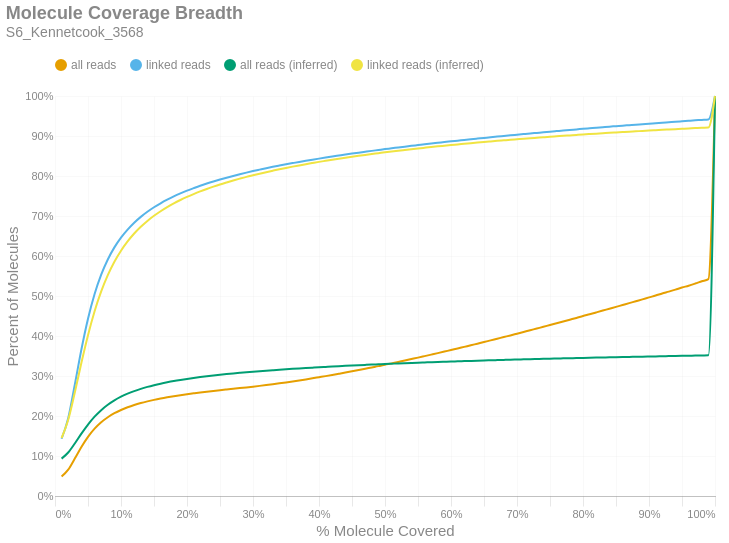

Notebook code for this chart:
### Markdown cell above
### Molecule Read Coverage
This chart shows molecule coverage breadth as computed by the number of bases aligned to that molecule. In other words, "*how much of each unique long molecule is actually sequenced/aligned?*" Keep in mind there is a distinction between sequences and alignments, since some sequences belonging to a particular molecule may not align well and wouldn't appear in the alignment data. This chart also shows molecule coverage breadth as computed by the *inferred fragment* from which the aligned sequences originate. Unlike read coverage, this calculation takes into account the total insert size, including unsequenced gaps between the forward and reverse reads. Like the previous figures, these are cumulative percents.

### Code cell
if SKIPLR:
    print_html(f"Skipped")
else:
    binned_df = consolidated_hist(valids['coverage_bp'], mask, 0.01, True)
    binned_df_inf = consolidated_hist(valids['coverage_inserts'], mask, 0.01, True)
    binned_df = binned_df.with_columns(pl.lit(binned_df_inf['all reads (cumsum)']).alias('all reads (inferred)'))
    binned_df = binned_df.with_columns(pl.lit(binned_df_inf['linked reads (cumsum)']).alias('linked reads (inferred)'))
    binned_df = binned_df.with_columns(
        (pl.col('bin').cast(pl.Float64) + 0.01).alias('right_edge')
    )

    with SafeRender(binned_df):
        (
            density_plot(binned_df, 'Molecule Coverage Breadth', samplename, 'molcov', ['all reads (inferred)','linked reads (inferred)'])
            .encode(
                #x=alt.X('bin:Q', title="% Molecule Covered").axis(format = '%').scale(padding=0),
                x=alt.X('right_edge:Q', title="% Molecule Covered").axis(format='%').scale(padding=0),
                y=alt.Y('value:Q', title='Percent of Molecules')
                    .axis(format='%')
                    .stack(False)
                    .scale(domainMin=0, padding=0),
                color=alt.Color("key:N").scale(domain = ["all reads", "linked reads", "all reads (inferred)", "linked reads (inferred)"]),
                tooltip = [
                    alt.Tooltip("key:N", title = "Data Type"),
                    alt.Tooltip("range_label:N", title="% Molecule Covered"),
                    alt.Tooltip("value:Q", format = ".2%", title="% Molecules")
                ]
            )
        ).display()

### Figure 1 — Vega-Lite specification as saved in the notebook (floating-point values rounded to 4 significant figures)
{"width": "container", "height": 400, "config": {"title": {"anchor": "start", "dy": -15, "fontSize": 18, "color": "#888888", "subtitleColor": "#888888", "subtitleFontSize": 14}, "arc": {"fill": "#0072B2"}, "axis": {"domainColor": "#888888", "domainWidth": 0.5, "gridWidth": 0.2, "grid": false, "titleFontWeight": 400, "titleFontSize": 15, "labelFontSize": 11, "labelColor": "#888888", "tickColor": "#888888", "tickWidth": 0.2, "titleColor": "#888888"}, "axisBand": {"grid": false}, "axisX": {"grid": true, "tickSize": 10, "domainCap": "round"}, "axisY": {"domain": false, "grid": true, "tickSize": 0, "domainCap": "round"}, "background": "transparent", "header": {"labelFontSize": 15, "labelColor": "#888888", "titleFontSize": 15, "titleFontWeight": 600, "titleColor": "#888888"}, "legend": {"labelFont": "sans-serif", "labelFontSize": 12, "labelColor": "#888888", "symbolSize": 100, "symbolType": "circle", "titleFontSize": 12, "titlePadding": 10, "titleColor": "#888888", "title": null, "orient": "top"}, "range": {"category": ["#E69F00", "#56B4E9", "#009E73", "#F0E442", "#0072B2", "#D55E00", "#CC79A7", "#000000"], "diverging": ["#cfe8f3", "#a2d4ec", "#73bfe2", "#46abdb", "#1696d2", "#12719e"]}, "area": {"fill": "#0072B2", "fillOpacity": 0.7, "line": true, "strokeOpacity": 0.7}, "line": {"color": "#0072B2", "stroke": "#0072B2", "strokeWidth": 2}, "trail": {"color": "#0072B2", "stroke": "#0072B2", "strokeWidth": 0, "size": 1}, "point": {"filled": true, "fillOpacity": 1.0, "size": 95}, "text": {"color": "#888888", "fontSize": 11, "align": "right", "fontWeight": 400, "size": 11}, "bar": {"fill": "#0072B2", "stroke": null}, "view": {"stroke": null, "continuousWidth": 660, "continuousHeight": 400}}, "data": {"name": "data-cb9333582fb969229a50d9719872a987"}, "mark": {"type": "line", "interpolate": "monotone", "point": {"opacity": 0, "size": 275}}, "encoding": {"color": {"field": "key", "scale": {"domain": ["all reads", "linked reads", "all reads (inferred)", "linked reads (inferred)"]}, "type": "nominal"}, "tooltip": [{"field": "key", "title": "Data Type", "type": "nominal"}, {"field": "range_label", "title": "% Molecule Covered", "type": "nominal"}, {"field": "value", "format": ".2%", "title": "% Molecules", "type": "quantitative"}], "x": {"axis": {"format": "%"}, "field": "right_edge", "scale": {"padding": 0}, "title": "% Molecule Covered", "type": "quantitative"}, "y": {"axis": {"format": "%"}, "field": "value", "scale": {"domainMin": 0, "padding": 0}, "stack": false, "title": "Percent of Molecules", "type": "quantitative"}}, "params": [{"name": "param_c36ac31b6afebe62", "select": {"type": "point", "fields": ["key"]}, "bind": "legend"}], "title": {"text": "Molecule Coverage Breadth", "subtitle": "S6_Kennetcook_3568"}, "transform": [{"fold": ["all reads (cumsum)", "linked reads (cumsum)", "all reads (inferred)", "linked reads (inferred)"]}, {"calculate": "replace(datum.key, ' (cumsum)', '')", "as": "key"}, {"filter": {"param": "param_c36ac31b6afebe62"}}], "usermeta": {"embedOptions": {"downloadFileName": "S6_Kennetcook_3568.molcov"}}, "$schema": "https://vega.github.io/schema/vega-lite/v6.1.0.json", "datasets": {"data-cb9333582fb969229a50d9719872a987": [{"bin": "0.0", "interval": "0.0-0.01", "all reads": 0.04853, "linked reads": 0.1432, "all reads (cumsum)": 0.04853, "linked reads (cumsum)": 0.1432, "range_label": "0.0-0.01", "all reads (inferred)": 0.09339, "linked reads (inferred)": 0.145, "right_edge": 0.01}, {"bin": "0.01", "interval": "0.01-0.02", "all reads": 0.01725, "linked reads": 0.05128, "all reads (cumsum)": 0.06578, "linked reads (cumsum)": 0.1944, "range_label": "0.01-0.02", "all reads (inferred)": 0.1088, "linked reads (inferred)": 0.1906, "right_edge": 0.02}, {"bin": "0.02", "interval": "0.02-0.03", "all reads": 0.02781, "linked reads": 0.08385, "all reads (cumsum)": 0.09359, "linked reads (cumsum)": 0.2783, "range_label": "0.02-0.03", "all reads (inferred)": 0.1314, "linked reads (inferred)": 0.2587, "right_edge": 0.03}, {"bin": "0.03", "interval": "0.03-0.04", "all reads": 0.02908, "linked reads": 0.08802, "all reads (cumsum)": 0.1227, "linked reads (cumsum)": 0.3663, "range_label": "0.03-0.04", "all reads (inferred)": 0.1559, "linked reads (inferred)": 0.333, "right_edge": 0.04}, {"bin": "0.04", "interval": "0.04-0.05", "all reads": 0.02531, "linked reads": 0.07675, "all reads (cumsum)": 0.148, "linked reads (cumsum)": 0.443, "range_label": "0.04-0.05", "all reads (inferred)": 0.1786, "linked reads (inferred)": 0.402, "right_edge": 0.05}, {"bin": "0.05", "interval": "0.05-0.06", "all reads": 0.0204, "linked reads": 0.06185, "all reads (cumsum)": 0.1684, "linked reads (cumsum)": 0.5049, "range_label": "0.05-0.06", "all reads (inferred)": 0.1983, "linked reads (inferred)": 0.4619, "right_edge": 0.06}, {"bin": "0.06", "interval": "0.06-0.07", "all reads": 0.01596, "linked reads": 0.04835, "all reads (cumsum)": 0.1843, "linked reads (cumsum)": 0.5532, "range_label": "0.06-0.07", "all reads (inferred)": 0.2146, "linked reads (inferred)": 0.5114, "right_edge": 0.07}, {"bin": "0.07", "interval": "0.07-0.08", "all reads": 0.01258, "linked reads": 0.03805, "all reads (cumsum)": 0.1969, "linked reads (cumsum)": 0.5913, "range_label": "0.07-0.08", "all reads (inferred)": 0.2281, "linked reads (inferred)": 0.5522, "right_edge": 0.08}, {"bin": "0.08", "interval": "0.08-0.09", "all reads": 0.01003, "linked reads": 0.03025, "all reads (cumsum)": 0.2069, "linked reads (cumsum)": 0.6215, "range_label": "0.08-0.09", "all reads (inferred)": 0.2391, "linked reads (inferred)": 0.5856, "right_edge": 0.09}, {"bin": "0.09", "interval": "0.09-0.1", "all reads": 0.008102, "linked reads": 0.02441, "all reads (cumsum)": 0.2151, "linked reads (cumsum)": 0.646, "range_label": "0.09-0.1", "all reads (inferred)": 0.2482, "linked reads (inferred)": 0.6133, "right_edge": 0.1}, {"bin": "0.1", "interval": "0.1-0.11", "all reads": 0.006672, "linked reads": 0.02004, "all reads (cumsum)": 0.2217, "linked reads (cumsum)": 0.666, "range_label": "0.1-0.11", "all reads (inferred)": 0.2558, "linked reads (inferred)": 0.6365, "right_edge": 0.11}, {"bin": "0.11", "interval": "0.11-0.12", "all reads": 0.005731, "linked reads": 0.0172, "all reads (cumsum)": 0.2275, "linked reads (cumsum)": 0.6832, "range_label": "0.11-0.12", "all reads (inferred)": 0.2623, "linked reads (inferred)": 0.6562, "right_edge": 0.12}, {"bin": "0.12", "interval": "0.12-0.13", "all reads": 0.004888, "linked reads": 0.01464, "all reads (cumsum)": 0.2323, "linked reads (cumsum)": 0.6978, "range_label": "0.12-0.13", "all reads (inferred)": 0.2679, "linked reads (inferred)": 0.673, "right_edge": 0.13}, {"bin": "0.13", "interval": "0.13-0.14", "all reads": 0.004228, "linked reads": 0.01265, "all reads (cumsum)": 0.2366, "linked reads (cumsum)": 0.7105, "range_label": "0.13-0.14", "all reads (inferred)": 0.2728, "linked reads (inferred)": 0.6877, "right_edge": 0.14}, {"bin": "0.14", "interval": "0.14-0.15", "all reads": 0.003798, "linked reads": 0.01131, "all reads (cumsum)": 0.2404, "linked reads (cumsum)": 0.7218, "range_label": "0.14-0.15", "all reads (inferred)": 0.277, "linked reads (inferred)": 0.7005, "right_edge": 0.15}, {"bin": "0.15", "interval": "0.15-0.16", "all reads": 0.003372, "linked reads": 0.01002, "all reads (cumsum)": 0.2437, "linked reads (cumsum)": 0.7318, "range_label": "0.15-0.16", "all reads (inferred)": 0.2808, "linked reads (inferred)": 0.712, "right_edge": 0.16}, {"bin": "0.16", "interval": "0.16-0.17", "all reads": 0.003036, "linked reads": 0.008951, "all reads (cumsum)": 0.2468, "linked reads (cumsum)": 0.7408, "range_label": "0.16-0.17", "all reads (inferred)": 0.2842, "linked reads (inferred)": 0.7222, "right_edge": 0.17}, {"bin": "0.17", "interval": "0.17-0.18", "all reads": 0.002777, "linked reads": 0.008134, "all reads (cumsum)": 0.2496, "linked reads (cumsum)": 0.7489, "range_label": "0.17-0.18", "all reads (inferred)": 0.2873, "linked reads (inferred)": 0.7315, "right_edge": 0.18}, {"bin": "0.18", "interval": "0.18-0.19", "all reads": 0.002567, "linked reads": 0.007466, "all reads (cumsum)": 0.2521, "linked reads (cumsum)": 0.7564, "range_label": "0.18-0.19", "all reads (inferred)": 0.2901, "linked reads (inferred)": 0.7399, "right_edge": 0.19}, {"bin": "0.19", "interval": "0.19-0.2", "all reads": 0.002407, "linked reads": 0.006958, "all reads (cumsum)": 0.2545, "linked reads (cumsum)": 0.7633, "range_label": "0.19-0.2", "all reads (inferred)": 0.2926, "linked reads (inferred)": 0.7477, "right_edge": 0.2}, {"bin": "0.2", "interval": "0.2-0.21", "all reads": 0.00219, "linked reads": 0.006268, "all reads (cumsum)": 0.2567, "linked reads (cumsum)": 0.7696, "range_label": "0.2-0.21", "all reads (inferred)": 0.295, "linked reads (inferred)": 0.7548, "right_edge": 0.21}, {"bin": "0.21", "interval": "0.21-0.22", "all reads": 0.002136, "linked reads": 0.006038, "all reads (cumsum)": 0.2589, "linked reads (cumsum)": 0.7756, "range_label": "0.21-0.22", "all reads (inferred)": 0.2972, "linked reads (inferred)": 0.7615, "right_edge": 0.22}, {"bin": "0.22", "interval": "0.22-0.23", "all reads": 0.001983, "linked reads": 0.005514, "all reads (cumsum)": 0.2608, "linked reads (cumsum)": 0.7812, "range_label": "0.22-0.23", "all reads (inferred)": 0.2993, "linked reads (inferred)": 0.7676, "right_edge": 0.23}, {"bin": "0.23", "interval": "0.23-0.24", "all reads": 0.001879, "linked reads": 0.005149, "all reads (cumsum)": 0.2627, "linked reads (cumsum)": 0.7863, "range_label": "0.23-0.24", "all reads (inferred)": 0.3012, "linked reads (inferred)": 0.7734, "right_edge": 0.24}, {"bin": "0.24", "interval": "0.24-0.25", "all reads": 0.00181, "linked reads": 0.004863, "all reads (cumsum)": 0.2645, "linked reads (cumsum)": 0.7912, "range_label": "0.24-0.25", "all reads (inferred)": 0.303, "linked reads (inferred)": 0.7788, "right_edge": 0.25}, {"bin": "0.25", "interval": "0.25-0.26", "all reads": 0.001742, "linked reads": 0.004638, "all reads (cumsum)": 0.2663, "linked reads (cumsum)": 0.7958, "range_label": "0.25-0.26", "all reads (inferred)": 0.3047, "linked reads (inferred)": 0.7839, "right_edge": 0.26}, {"bin": "0.26", "interval": "0.26-0.27", "all reads": 0.001717, "linked reads": 0.004422, "all reads (cumsum)": 0.268, "linked reads (cumsum)": 0.8002, "range_label": "0.26-0.27", "all reads (inferred)": 0.3063, "linked reads (inferred)": 0.7888, "right_edge": 0.27}, {"bin": "0.27", "interval": "0.27-0.28", "all reads": 0.001721, "linked reads": 0.004187, "all reads (cumsum)": 0.2697, "linked reads (cumsum)": 0.8044, "range_label": "0.27-0.28", "all reads (inferred)": 0.3079, "linked reads (inferred)": 0.7934, "right_edge": 0.28}, {"bin": "0.28", "interval": "0.28-0.29", "all reads": 0.001806, "linked reads": 0.004057, "all reads (cumsum)": 0.2715, "linked reads (cumsum)": 0.8085, "range_label": "0.28-0.29", "all reads (inferred)": 0.3093, "linked reads (inferred)": 0.7978, "right_edge": 0.29}, {"bin": "0.29", "interval": "0.29-0.3", "all reads": 0.001864, "linked reads": 0.003813, "all reads (cumsum)": 0.2734, "linked reads (cumsum)": 0.8123, "range_label": "0.29-0.3", "all reads (inferred)": 0.3107, "linked reads (inferred)": 0.8019, "right_edge": 0.3}, {"bin": "0.3", "interval": "0.3-0.31", "all reads": 0.001942, "linked reads": 0.003652, "all reads (cumsum)": 0.2753, "linked reads (cumsum)": 0.8159, "range_label": "0.3-0.31", "all reads (inferred)": 0.312, "linked reads (inferred)": 0.8058, "right_edge": 0.31}, {"bin": "0.31", "interval": "0.31-0.32", "all reads": 0.002061, "linked reads": 0.003612, "all reads (cumsum)": 0.2774, "linked reads (cumsum)": 0.8195, "range_label": "0.31-0.32", "all reads (inferred)": 0.3133, "linked reads (inferred)": 0.8096, "right_edge": 0.32}, {"bin": "0.32", "interval": "0.32-0.33", "all reads": 0.002146, "linked reads": 0.003367, "all reads (cumsum)": 0.2795, "linked reads (cumsum)": 0.8229, "range_label": "0.32-0.33", "all reads (inferred)": 0.3145, "linked reads (inferred)": 0.8133, "right_edge": 0.33}, {"bin": "0.33", "interval": "0.33-0.34", "all reads": 0.002205, "linked reads": 0.003194, "all reads (cumsum)": 0.2817, "linked reads (cumsum)": 0.8261, "range_label": "0.33-0.34", "all reads (inferred)": 0.3157, "linked reads (inferred)": 0.8168, "right_edge": 0.34}, {"bin": "0.34", "interval": "0.34-0.35", "all reads": 0.002285, "linked reads": 0.003131, "all reads (cumsum)": 0.284, "linked reads (cumsum)": 0.8292, "range_label": "0.34-0.35", "all reads (inferred)": 0.3168, "linked reads (inferred)": 0.8202, "right_edge": 0.35}, {"bin": "0.35", "interval": "0.35-0.36", "all reads": 0.002392, "linked reads": 0.003004, "all reads (cumsum)": 0.2864, "linked reads (cumsum)": 0.8322, "range_label": "0.35-0.36", "all reads (inferred)": 0.3179, "linked reads (inferred)": 0.8234, "right_edge": 0.36}, {"bin": "0.36", "interval": "0.36-0.37", "all reads": 0.0025, "linked reads": 0.002966, "all reads (cumsum)": 0.2889, "linked reads (cumsum)": 0.8352, "range_label": "0.36-0.37", "all reads (inferred)": 0.3189, "linked reads (inferred)": 0.8265, "right_edge": 0.37}, {"bin": "0.37", "interval": "0.37-0.38", "all reads": 0.002588, "linked reads": 0.002832, "all reads (cumsum)": 0.2915, "linked reads (cumsum)": 0.838, "range_label": "0.37-0.38", "all reads (inferred)": 0.3199, "linked reads (inferred)": 0.8295, "right_edge": 0.38}, {"bin": "0.38", "interval": "0.38-0.39", "all reads": 0.002664, "linked reads": 0.002738, "all reads (cumsum)": 0.2942, "linked reads (cumsum)": 0.8408, "range_label": "0.38-0.39", "all reads (inferred)": 0.3209, "linked reads (inferred)": 0.8324, "right_edge": 0.39}, {"bin": "0.39", "interval": "0.39-0.4", "all reads": 0.00277, "linked reads": 0.002692, "all reads (cumsum)": 0.2969, "linked reads (cumsum)": 0.8435, "range_label": "0.39-0.4", "all reads (inferred)": 0.3219, "linked reads (inferred)": 0.8353, "right_edge": 0.4}, {"bin": "0.4", "interval": "0.4-0.41", "all reads": 0.002768, "linked reads": 0.002612, "all reads (cumsum)": 0.2997, "linked reads (cumsum)": 0.8461, "range_label": "0.4-0.41", "all reads (inferred)": 0.3228, "linked reads (inferred)": 0.838, "right_edge": 0.41}, {"bin": "0.41", "interval": "0.41-0.42", "all reads": 0.002899, "linked reads": 0.002548, "all reads (cumsum)": 0.3026, "linked reads (cumsum)": 0.8486, "range_label": "0.41-0.42", "all reads (inferred)": 0.3237, "linked reads (inferred)": 0.8407, "right_edge": 0.42}, {"bin": "0.42", "interval": "0.42-0.43", "all reads": 0.002992, "linked reads": 0.002491, "all reads (cumsum)": 0.3056, "linked reads (cumsum)": 0.8511, "range_label": "0.42-0.43", "all reads (inferred)": 0.3246, "linked reads (inferred)": 0.8432, "right_edge": 0.43}, {"bin": "0.43", "interval": "0.43-0.44", "all reads": 0.003026, "linked reads": 0.002488, "all reads (cumsum)": 0.3086, "linked reads (cumsum)": 0.8536, "range_label": "0.43-0.44", "all reads (inferred)": 0.3254, "linked reads (inferred)": 0.8457, "right_edge": 0.44}, {"bin": "0.44", "interval": "0.44-0.45", "all reads": 0.003107, "linked reads": 0.0024, "all reads (cumsum)": 0.3117, "linked reads (cumsum)": 0.856, "range_label": "0.44-0.45", "all reads (inferred)": 0.3262, "linked reads (inferred)": 0.8481, "right_edge": 0.45}, {"bin": "0.45", "interval": "0.45-0.46", "all reads": 0.003194, "linked reads": 0.002324, "all reads (cumsum)": 0.3149, "linked reads (cumsum)": 0.8583, "range_label": "0.45-0.46", "all reads (inferred)": 0.327, "linked reads (inferred)": 0.8505, "right_edge": 0.46}, {"bin": "0.46", "interval": "0.46-0.47", "all reads": 0.003221, "linked reads": 0.002258, "all reads (cumsum)": 0.3181, "linked reads (cumsum)": 0.8606, "range_label": "0.46-0.47", "all reads (inferred)": 0.3278, "linked reads (inferred)": 0.8528, "right_edge": 0.47}, {"bin": "0.47", "interval": "0.47-0.48", "all reads": 0.003339, "linked reads": 0.002242, "all reads (cumsum)": 0.3215, "linked reads (cumsum)": 0.8628, "range_label": "0.47-0.48", "all reads (inferred)": 0.3285, "linked reads (inferred)": 0.855, "right_edge": 0.48}, {"bin": "0.48", "interval": "0.48-0.49", "all reads": 0.003244, "linked reads": 0.00219, "all reads (cumsum)": 0.3247, "linked reads (cumsum)": 0.865, "range_label": "0.48-0.49", "all reads (inferred)": 0.3293, "linked reads (inferred)": 0.8572, "right_edge": 0.49}, {"bin": "0.49", "interval": "0.49-0.5", "all reads": 0.003642, "linked reads": 0.00222, "all reads (cumsum)": 0.3284, "linked reads (cumsum)": 0.8672, "range_label": "0.49-0.5", "all reads (inferred)": 0.33, "linked reads (inferred)": 0.8594, "right_edge": 0.5}, {"bin": "0.5", "interval": "0.5-0.51", "all reads": 0.003166, "linked reads": 0.002, "all reads (cumsum)": 0.3315, "linked reads (cumsum)": 0.8692, "range_label": "0.5-0.51", "all reads (inferred)": 0.3307, "linked reads (inferred)": 0.8613, "right_edge": 0.51}, {"bin": "0.51", "interval": "0.51-0.52", "all reads": 0.003595, "linked reads": 0.00211, "all reads (cumsum)": 0.3351, "linked reads (cumsum)": 0.8714, "range_label": "0.51-0.52", "all reads (inferred)": 0.3314, "linked reads (inferred)": 0.8633, "right_edge": 0.52}, {"bin": "0.52", "interval": "0.52-0.53", "all reads": 0.003539, "linked reads": 0.00203, "all reads (cumsum)": 0.3387, "linked reads (cumsum)": 0.8734, "range_label": "0.52-0.53", "all reads (inferred)": 0.332, "linked reads (inferred)": 0.8652, "right_edge": 0.53}, {"bin": "0.53", "interval": "0.53-0.54", "all reads": 0.003635, "linked reads": 0.001992, "all reads (cumsum)": 0.3423, "linked reads (cumsum)": 0.8754, "range_label": "0.53-0.54", "all reads (inferred)": 0.3326, "linked reads (inferred)": 0.867, "right_edge": 0.54}, {"bin": "0.54", "interval": "0.54-0.55", "all reads": 0.003633, "linked reads": 0.001929, "all reads (cumsum)": 0.3459, "linked reads (cumsum)": 0.8773, "range_label": "0.54-0.55", "all reads (inferred)": 0.3332, "linked reads (inferred)": 0.8688, "right_edge": 0.55}, {"bin": "0.55", "interval": "0.55-0.56", "all reads": 0.003737, "linked reads": 0.001949, "all reads (cumsum)": 0.3497, "linked reads (cumsum)": 0.8793, "range_label": "0.55-0.56", "all reads (inferred)": 0.3338, "linked reads (inferred)": 0.8706, "right_edge": 0.56}, {"bin": "0.56", "interval": "0.56-0.57", "all reads": 0.003751, "linked reads": 0.001888, "all reads (cumsum)": 0.3534, "linked reads (cumsum)": 0.8811, "range_label": "0.56-0.57", "all reads (inferred)": 0.3344, "linked reads (inferred)": 0.8724, "right_edge": 0.57}, {"bin": "0.57", "interval": "0.57-0.58", "all reads": 0.00377, "linked reads": 0.001846, "all reads (cumsum)": 0.3572, "linked reads (cumsum)": 0.883, "range_label": "0.57-0.58", "all reads (inferred)": 0.335, "linked reads (inferred)": 0.8741, "right_edge": 0.58}, {"bin": "0.58", "interval": "0.58-0.59", "all reads": 0.003857, "linked reads": 0.001858, "all reads (cumsum)": 0.361, "linked reads (cumsum)": 0.8848, "range_label": "0.58-0.59", "all reads (inferred)": 0.3356, "linked reads (inferred)": 0.8757, "right_edge": 0.59}, {"bin": "0.59", "interval": "0.59-0.6", "all reads": 0.003957, "linked reads": 0.001848, "all reads (cumsum)": 0.365, "linked reads (cumsum)": 0.8867, "range_label": "0.59-0.6", "all reads (inferred)": 0.3361, "linked reads (inferred)": 0.8774, "right_edge": 0.6}, {"bin": "0.6", "interval": "0.6-0.61", "all reads": 0.003802, "linked reads": 0.0017, "all reads (cumsum)": 0.3688, "linked reads (cumsum)": 0.8884, "range_label": "0.6-0.61", "all reads (inferred)": 0.3367, "linked reads (inferred)": 0.8789, "right_edge": 0.61}, {"bin": "0.61", "interval": "0.61-0.62", "all reads": 0.004009, "linked reads": 0.001757, "all reads (cumsum)": 0.3728, "linked reads (cumsum)": 0.8901, "range_label": "0.61-0.62", "all reads (inferred)": 0.3372, "linked reads (inferred)": 0.8805, "right_edge": 0.62}, {"bin": "0.62", "interval": "0.62-0.63", "all reads": 0.003923, "linked reads": 0.001699, "all reads (cumsum)": 0.3767, "linked reads (cumsum)": 0.8918, "range_label": "0.62-0.63", "all reads (inferred)": 0.3377, "linked reads (inferred)": 0.882, "right_edge": 0.63}, {"bin": "0.63", "interval": "0.63-0.64", "all reads": 0.004074, "linked reads": 0.001668, "all reads (cumsum)": 0.3808, "linked reads (cumsum)": 0.8935, "range_label": "0.63-0.64", "all reads (inferred)": 0.3383, "linked reads (inferred)": 0.8835, "right_edge": 0.64}, {"bin": "0.64", "interval": "0.64-0.65", "all reads": 0.004015, "linked reads": 0.001661, "all reads (cumsum)": 0.3848, "linked reads (cumsum)": 0.8952, "range_label": "0.64-0.65", "all reads (inferred)": 0.3388, "linked reads (inferred)": 0.885, "right_edge": 0.65}, {"bin": "0.65", "interval": "0.65-0.66", "all reads": 0.004227, "linked reads": 0.001689, "all reads (cumsum)": 0.389, "linked reads (cumsum)": 0.8969, "range_label": "0.65-0.66", "all reads (inferred)": 0.3393, "linked reads (inferred)": 0.8864, "right_edge": 0.66}, {"bin": "0.66", "interval": "0.66-0.67", "all reads": 0.004123, "linked reads": 0.0016, "all reads (cumsum)": 0.3932, "linked reads (cumsum)": 0.8985, "range_label": "0.66-0.67", "all reads (inferred)": 0.3397, "linked reads (inferred)": 0.8878, "right_edge": 0.67}, {"bin": "0.67", "interval": "0.67-0.68", "all reads": 0.004181, "linked reads": 0.001592, "all reads (cumsum)": 0.3974, "linked reads (cumsum)": 0.9001, "range_label": "0.67-0.68", "all reads (inferred)": 0.3402, "linked reads (inferred)": 0.8892, "right_edge": 0.68}, {"bin": "0.68", "interval": "0.68-0.69", "all reads": 0.004126, "linked reads": 0.001595, "all reads (cumsum)": 0.4015, "linked reads (cumsum)": 0.9017, "range_label": "0.68-0.69", "all reads (inferred)": 0.3407, "linked reads (inferred)": 0.8906, "right_edge": 0.69}, {"bin": "0.69", "interval": "0.69-0.7", "all reads": 0.004298, "linked reads": 0.001548, "all reads (cumsum)": 0.4058, "linked reads (cumsum)": 0.9032, "range_label": "0.69-0.7", "all reads (inferred)": 0.3411, "linked reads (inferred)": 0.8919, "right_edge": 0.7}, {"bin": "0.7", "interval": "0.7-0.71", "all reads": 0.004286, "linked reads": 0.00155, "all reads (cumsum)": 0.4101, "linked reads (cumsum)": 0.9047, "range_label": "0.7-0.71", "all reads (inferred)": 0.3416, "linked reads (inferred)": 0.8932, "right_edge": 0.71}, {"bin": "0.71", "interval": "0.71-0.72", "all reads": 0.004273, "linked reads": 0.001538, "all reads (cumsum)": 0.4143, "linked reads (cumsum)": 0.9063, "range_label": "0.71-0.72", "all reads (inferred)": 0.342, "linked reads (inferred)": 0.8944, "right_edge": 0.72}, {"bin": "0.72", "interval": "0.72-0.73", "all reads": 0.004343, "linked reads": 0.001497, "all reads (cumsum)": 0.4187, "linked reads (cumsum)": 0.9078, "range_label": "0.72-0.73", "all reads (inferred)": 0.3424, "linked reads (inferred)": 0.8957, "right_edge": 0.73}, {"bin": "0.73", "interval": "0.73-0.74", "all reads": 0.004271, "linked reads": 0.001508, "all reads (cumsum)": 0.423, "linked reads (cumsum)": 0.9093, "range_label": "0.73-0.74", "all reads (inferred)": 0.3429, "linked reads (inferred)": 0.8969, "right_edge": 0.74}, {"bin": "0.74", "interval": "0.74-0.75", "all reads": 0.00457, "linked reads": 0.001481, "all reads (cumsum)": 0.4275, "linked reads (cumsum)": 0.9108, "range_label": "0.74-0.75", "all reads (inferred)": 0.3433, "linked reads (inferred)": 0.8981, "right_edge": 0.75}, {"bin": "0.75", "interval": "0.75-0.76", "all reads": 0.004299, "linked reads": 0.001427, "all reads (cumsum)": 0.4318, "linked reads (cumsum)": 0.9122, "range_label": "0.75-0.76", "all reads (inferred)": 0.3437, "linked reads (inferred)": 0.8993, "right_edge": 0.76}, {"bin": "0.76", "interval": "0.76-0.77", "all reads": 0.004424, "linked reads": 0.001415, "all reads (cumsum)": 0.4362, "linked reads (cumsum)": 0.9136, "range_label": "0.76-0.77", "all reads (inferred)": 0.3441, "linked reads (inferred)": 0.9004, "right_edge": 0.77}, {"bin": "0.77", "interval": "0.77-0.78", "all reads": 0.004491, "linked reads": 0.001505, "all reads (cumsum)": 0.4407, "linked reads (cumsum)": 0.9151, "range_label": "0.77-0.78", "all reads (inferred)": 0.3445, "linked reads (inferred)": 0.9015, "right_edge": 0.78}, {"bin": "0.78", "interval": "0.78-0.79", "all reads": 0.004462, "linked reads": 0.001376, "all reads (cumsum)": 0.4452, "linked reads (cumsum)": 0.9165, "range_label": "0.78-0.79", "all reads (inferred)": 0.3449, "linked reads (inferred)": 0.9027, "right_edge": 0.79}, {"bin": "0.79", "interval": "0.79-0.8", "all reads": 0.004779, "linked reads": 0.001447, "all reads (cumsum)": 0.45, "linked reads (cumsum)": 0.9179, "range_label": "0.79-0.8", "all reads (inferred)": 0.3453, "linked reads (inferred)": 0.9038, "right_edge": 0.8}, {"bin": "0.8", "interval": "0.8-0.81", "all reads": 0.004394, "linked reads": 0.001352, "all reads (cumsum)": 0.4544, "linked reads (cumsum)": 0.9193, "range_label": "0.8-0.81", "all reads (inferred)": 0.3456, "linked reads (inferred)": 0.9048, "right_edge": 0.81}, {"bin": "0.81", "interval": "0.81-0.82", "all reads": 0.004581, "linked reads": 0.00135, "all reads (cumsum)": 0.4589, "linked reads (cumsum)": 0.9206, "range_label": "0.81-0.82", "all reads (inferred)": 0.346, "linked reads (inferred)": 0.9058, "right_edge": 0.82}, {"bin": "0.82", "interval": "0.82-0.83", "all reads": 0.004603, "linked reads": 0.001355, "all reads (cumsum)": 0.4636, "linked reads (cumsum)": 0.922, "range_label": "0.82-0.83", "all reads (inferred)": 0.3463, "linked reads (inferred)": 0.9069, "right_edge": 0.83}, {"bin": "0.83", "interval": "0.83-0.84", "all reads": 0.004644, "linked reads": 0.001354, "all reads (cumsum)": 0.4682, "linked reads (cumsum)": 0.9234, "range_label": "0.83-0.84", "all reads (inferred)": 0.3467, "linked reads (inferred)": 0.9079, "right_edge": 0.84}, {"bin": "0.84", "interval": "0.84-0.85", "all reads": 0.004611, "linked reads": 0.001269, "all reads (cumsum)": 0.4728, "linked reads (cumsum)": 0.9246, "range_label": "0.84-0.85", "all reads (inferred)": 0.3471, "linked reads (inferred)": 0.9089, "right_edge": 0.85}, {"bin": "0.85", "interval": "0.85-0.86", "all reads": 0.004695, "linked reads": 0.001297, "all reads (cumsum)": 0.4775, "linked reads (cumsum)": 0.9259, "range_label": "0.85-0.86", "all reads (inferred)": 0.3474, "linked reads (inferred)": 0.9098, "right_edge": 0.86}, {"bin": "0.86", "interval": "0.86-0.87", "all reads": 0.004647, "linked reads": 0.001243, "all reads (cumsum)": 0.4821, "linked reads (cumsum)": 0.9272, "range_label": "0.86-0.87", "all reads (inferred)": 0.3477, "linked reads (inferred)": 0.9108, "right_edge": 0.87}, {"bin": "0.87", "interval": "0.87-0.88", "all reads": 0.004764, "linked reads": 0.001254, "all reads (cumsum)": 0.4869, "linked reads (cumsum)": 0.9284, "range_label": "0.87-0.88", "all reads (inferred)": 0.3481, "linked reads (inferred)": 0.9117, "right_edge": 0.88}, {"bin": "0.88", "interval": "0.88-0.89", "all reads": 0.004687, "linked reads": 0.001218, "all reads (cumsum)": 0.4916, "linked reads (cumsum)": 0.9296, "range_label": "0.88-0.89", "all reads (inferred)": 0.3484, "linked reads (inferred)": 0.9127, "right_edge": 0.89}, {"bin": "0.89", "interval": "0.89-0.9", "all reads": 0.004871, "linked reads": 0.001249, "all reads (cumsum)": 0.4965, "linked reads (cumsum)": 0.9309, "range_label": "0.89-0.9", "all reads (inferred)": 0.3487, "linked reads (inferred)": 0.9136, "right_edge": 0.9}, {"bin": "0.9", "interval": "0.9-0.91", "all reads": 0.004581, "linked reads": 0.001192, "all reads (cumsum)": 0.5011, "linked reads (cumsum)": 0.9321, "range_label": "0.9-0.91", "all reads (inferred)": 0.3491, "linked reads (inferred)": 0.9145, "right_edge": 0.91}, {"bin": "0.91", "interval": "0.91-0.92", "all reads": 0.005253, "linked reads": 0.001235, "all reads (cumsum)": 0.5063, "linked reads (cumsum)": 0.9333, "range_label": "0.91-0.92", "all reads (inferred)": 0.3494, "linked reads (inferred)": 0.9154, "right_edge": 0.92}, {"bin": "0.92", "interval": "0.92-0.93", "all reads": 0.004546, "linked reads": 0.001192, "all reads (cumsum)": 0.5109, "linked reads (cumsum)": 0.9345, "range_label": "0.92-0.93", "all reads (inferred)": 0.3497, "linked reads (inferred)": 0.9163, "right_edge": 0.93}, {"bin": "0.93", "interval": "0.93-0.94", "all reads": 0.004973, "linked reads": 0.001207, "all reads (cumsum)": 0.5158, "linked reads (cumsum)": 0.9357, "range_label": "0.93-0.94", "all reads (inferred)": 0.35, "linked reads (inferred)": 0.9172, "right_edge": 0.94}, {"bin": "0.94", "interval": "0.94-0.95", "all reads": 0.005346, "linked reads": 0.001162, "all reads (cumsum)": 0.5212, "linked reads (cumsum)": 0.9369, "range_label": "0.94-0.95", "all reads (inferred)": 0.3504, "linked reads (inferred)": 0.918, "right_edge": 0.95}, {"bin": "0.95", "interval": "0.95-0.96", "all reads": 0.004575, "linked reads": 0.001155, "all reads (cumsum)": 0.5257, "linked reads (cumsum)": 0.938, "range_label": "0.95-0.96", "all reads (inferred)": 0.3507, "linked reads (inferred)": 0.9189, "right_edge": 0.96}, {"bin": "0.96", "interval": "0.96-0.97", "all reads": 0.005384, "linked reads": 0.001145, "all reads (cumsum)": 0.5311, "linked reads (cumsum)": 0.9392, "range_label": "0.96-0.97", "all reads (inferred)": 0.3511, "linked reads (inferred)": 0.9198, "right_edge": 0.97}, {"bin": "0.97", "interval": "0.97-0.98", "all reads": 0.005776, "linked reads": 0.001096, "all reads (cumsum)": 0.5369, "linked reads (cumsum)": 0.9403, "range_label": "0.97-0.98", "all reads (inferred)": 0.3514, "linked reads (inferred)": 0.9206, "right_edge": 0.98}, {"bin": "0.98", "interval": "0.98-0.99", "all reads": 0.005441, "linked reads": 0.001157, "all reads (cumsum)": 0.5423, "linked reads (cumsum)": 0.9414, "range_label": "0.98-0.99", "all reads (inferred)": 0.3518, "linked reads (inferred)": 0.9213, "right_edge": 0.99}, {"bin": "0.99", "interval": "0.99-1.0", "all reads": 0.4577, "linked reads": 0.05857, "all reads (cumsum)": 1.0, "linked reads (cumsum)": 1.0, "range_label": "0.99-1.0", "all reads (inferred)": 1.0, "linked reads (inferred)": 1.0, "right_edge": 1.0}]}}
